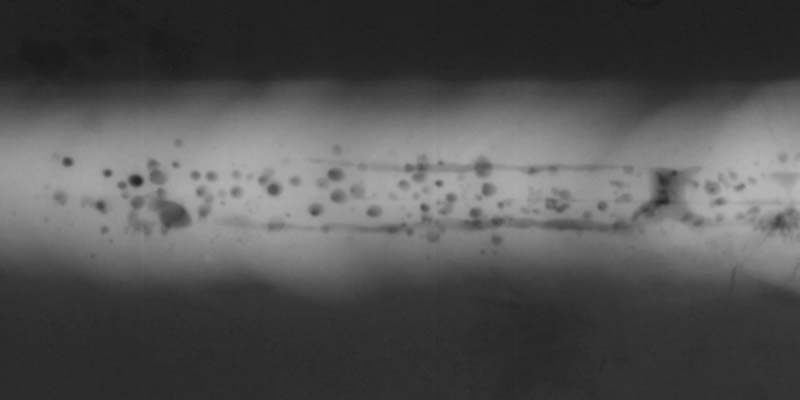
#> input picture si.jpg, 800 x 400 px
$ jupyter execute --allow-errors CannyOperator.ipynb
#> lines starting #> are read from the running program, lines starting #| are printed output that depends on the picture; after the words box and inside, x2 and y2 are one past the last pixel; in counts of white or black regions, pixels touching at a corner belong together
[cell 1]
from scipy import misc
import imageio
from scipy import ndimage
import numpy as np
import matplotlib.pyplot as plt

[cell 2]
img = imageio.imread("si.jpg")
#> img is the input picture: shape (400, 800); min 25, max 185, mean 82.4
img = img.astype('int32')
plt.imshow(img, cmap = plt.get_cmap('gray'))
plt.show()
# # Convert color image to grayscale to help extraction of edges and plot it
# img_gray = np.dot(img[...,:3], [0.299, 0.587, 0.114])
# plt.imshow(img_gray, cmap = plt.get_cmap('gray'))
# plt.show()

[cell 3]
# Blur the grayscale image so that only important edges are extracted and the noisy ones ignored
img_guassian_filter = ndimage.gaussian_filter(img, sigma=1) # sigma is taken as 1.4
plt.imshow(img_guassian_filter, cmap = plt.get_cmap('gray'))
plt.show()

[cell 4]
def SobelFilter(img, direction):
#> called with direction = 'x'
    if(direction == 'x'):
        Gx = np.array([[-1,0,+1], [-2,0,+2],  [-1,0,+1]])
        Res = ndimage.convolve(img, Gx)
        #Res = ndimage.convolve(img, Gx, mode='constant', cval=0.0)
    if(direction == 'y'):
        Gy = np.array([[-1,-2,-1], [0,0,0], [+1,+2,+1]])
        Res = ndimage.convolve(img, Gy)
        #Res = ndimage.convolve(img, Gy, mode='constant', cval=0.0)

    return Res
def Normalize(img):
    #img = np.multiply(img, 255 / np.max(img))
    img = img/np.max(img)
    return img

[cell 5]
gx = SobelFilter(img_guassian_filter, 'x')
gx = Normalize(gx)
plt.imshow(gx, cmap = plt.get_cmap('gray'))
plt.show()
gy = SobelFilter(img_guassian_filter, 'y')
#> call 2 of SobelFilter, with direction = 'y'
#> in SobelFilter (call 2), `Res = ndimage.convolve(img, Gy)`:
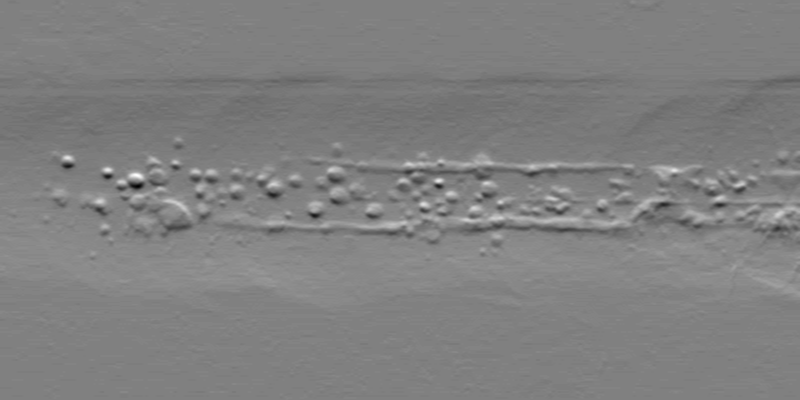
#> Res: shape (400, 800) int32; min -159, max 156, mean -0.3; drawn with min black and max white
gy = Normalize(gy)
plt.imshow(gy, cmap = plt.get_cmap('gray'))
plt.show()
type(gx)
gx.shape
#> Out = (400, 800)

[cell 6]
dx = ndimage.sobel(img_guassian_filter, axis=1) # horizontal derivative
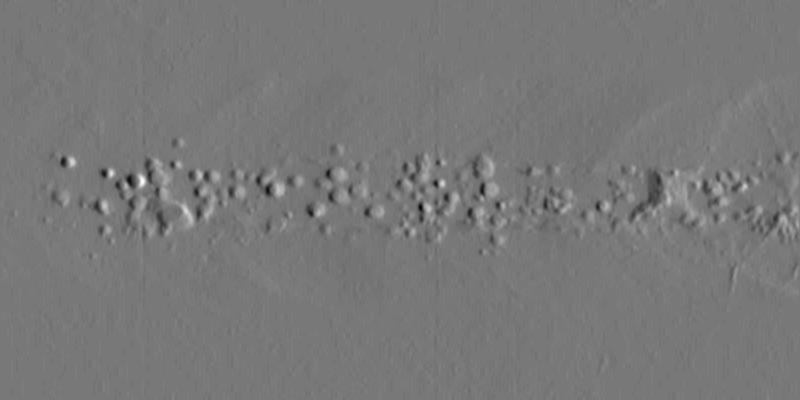
#> dx: shape (400, 800) int32; min -136, max 152, mean 0.2; drawn with min black and max white
plt.imshow(dx, cmap = plt.get_cmap('gray'))
plt.show()
dy = ndimage.sobel(img_guassian_filter, axis=0) # vertical derivative
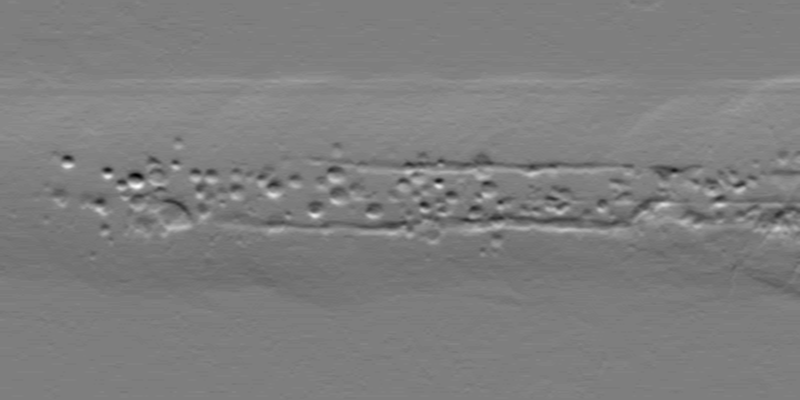
#> dy: shape (400, 800) int32; min -156, max 159, mean 0.3; drawn with min black and max white
plt.imshow(dy, cmap = plt.get_cmap('gray'))
plt.show()
type(dx)
dx.shape
dy.shape
#> Out = (400, 800)

[cell 7]
Mag = np.hypot(gx,gy)
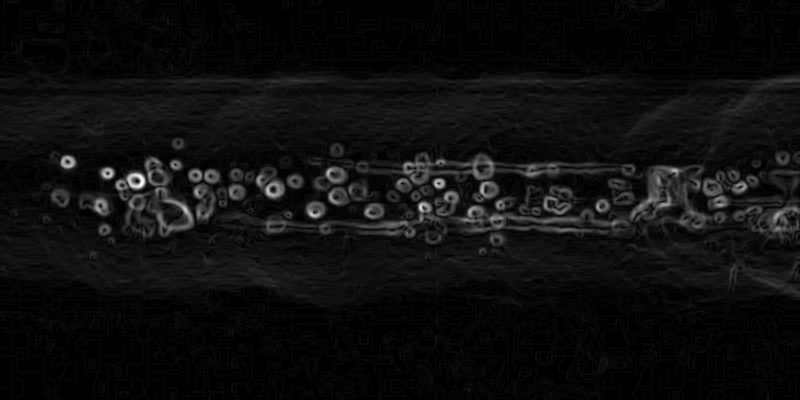
#> Mag: shape (400, 800) float64; min 0, max 1.15, mean 0.0649; drawn with min black and max white
Mag.shape
plt.imshow(Mag, cmap = plt.get_cmap('gray'))
plt.show()
mag = np.hypot(dx,dy)
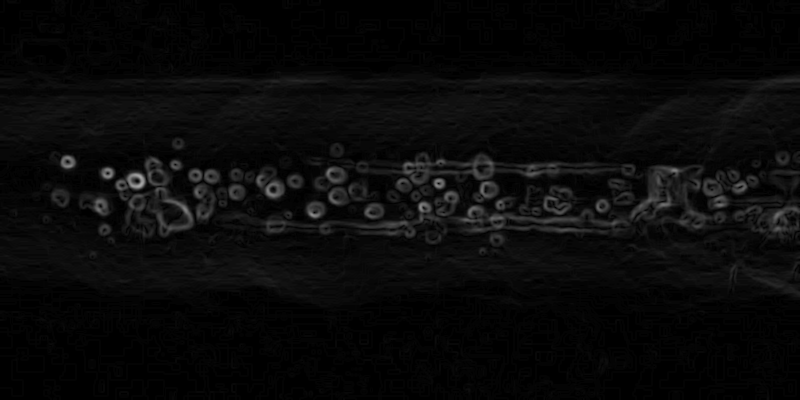
#> mag: shape (400, 800) float64; min 0, max 166.2, mean 9.7
mag.shape
plt.imshow(mag, cmap = plt.get_cmap('gray'))
plt.show()

[cell 8]
Gradient = np.degrees(np.arctan2(gy,gx))
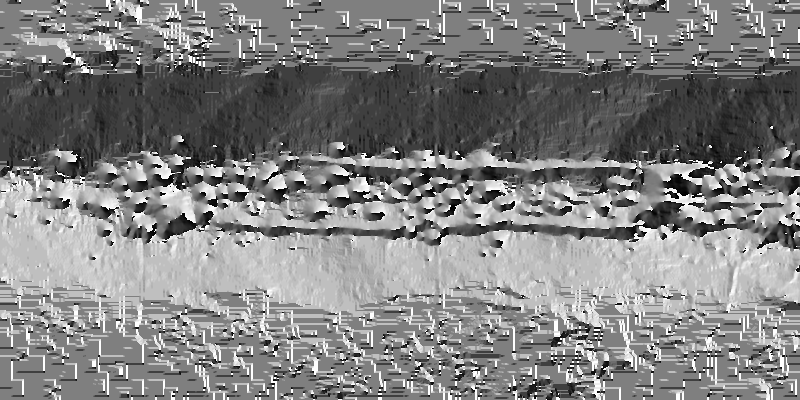
#> Gradient: shape (400, 800) float64; min -179.5, max 180, mean 2.7; drawn with min black and max white
gradient = np.degrees(np.arctan2(dy,dx))
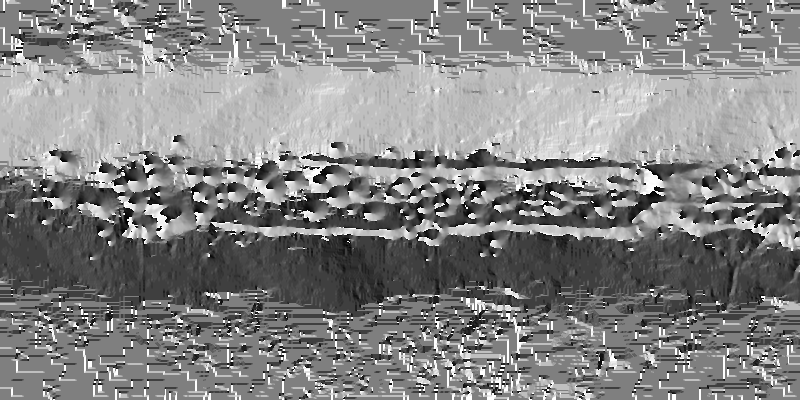
#> gradient: shape (400, 800) float64; min -179.5, max 180, mean 7.5; drawn with min black and max white

[cell 9]
def NonMaxSupWithInterpol(Gmag, Grad, Gx, Gy):
    NMS = np.zeros(Gmag.shape)

    for i in range(1, int(Gmag.shape[0]) - 1):
        for j in range(1, int(Gmag.shape[1]) - 1):
            if((Grad[i,j] >= 0 and Grad[i,j] <= 45) or (Grad[i,j] < -135 and Grad[i,j] >= -180)):
                yBot = np.array([Gmag[i,j+1], Gmag[i+1,j+1]])
                yTop = np.array([Gmag[i,j-1], Gmag[i-1,j-1]])
                x_est = np.absolute(Gy[i,j]/Gmag[i,j])
                if (Gmag[i,j] >= ((yBot[1]-yBot[0])*x_est+yBot[0]) and Gmag[i,j] >= ((yTop[1]-yTop[0])*x_est+yTop[0])):
                      NMS[i,j] = Gmag[i,j]
                else:
                    NMS[i,j] = 0
            if((Grad[i,j] > 45 and Grad[i,j] <= 90) or (Grad[i,j] < -90 and Grad[i,j] >= -135)):
                yBot = np.array([Gmag[i+1,j] ,Gmag[i+1,j+1]])
                yTop = np.array([Gmag[i-1,j] ,Gmag[i-1,j-1]])
                x_est = np.absolute(Gx[i,j]/Gmag[i,j])
                if (Gmag[i,j] >= ((yBot[1]-yBot[0])*x_est+yBot[0]) and Gmag[i,j] >= ((yTop[1]-yTop[0])*x_est+yTop[0])):
                    NMS[i,j] =Gmag[i,j]
                else:
                    NMS[i,j] = 0
            if((Grad[i,j] > 90 and Grad[i,j] <= 135) or (Grad[i,j] < -45 and Grad[i,j] >= -90)):
                yBot = np.array([Gmag[i+1,j] ,Gmag[i+1,j-1]])
                yTop = np.array([Gmag[i-1,j] ,Gmag[i-1,j+1]])
                x_est = np.absolute(Gx[i,j]/Gmag[i,j])
                if (Gmag[i,j] >= ((yBot[1]-yBot[0])*x_est+yBot[0]) and Gmag[i,j] >= ((yTop[1]-yTop[0])*x_est+yTop[0])):
                    NMS[i,j] =Gmag[i,j]
                else:
                    NMS[i,j] = 0
            if((Grad[i,j] > 135 and Grad[i,j] <= 180) or (Grad[i,j] < 0 and Grad[i,j] >= -45)):
                yBot = np.array([Gmag[i,j-1] ,Gmag[i+1,j-1]])
                yTop = np.array([Gmag[i,j+1] ,Gmag[i-1,j+1]])
                x_est = np.absolute(Gy[i,j]/Gmag[i,j])
                if (Gmag[i,j] >= ((yBot[1]-yBot[0])*x_est+yBot[0]) and Gmag[i,j] >= ((yTop[1]-yTop[0])*x_est+yTop[0])):
                    NMS[i,j] =Gmag[i,j]
                else:
                    NMS[i,j] = 0
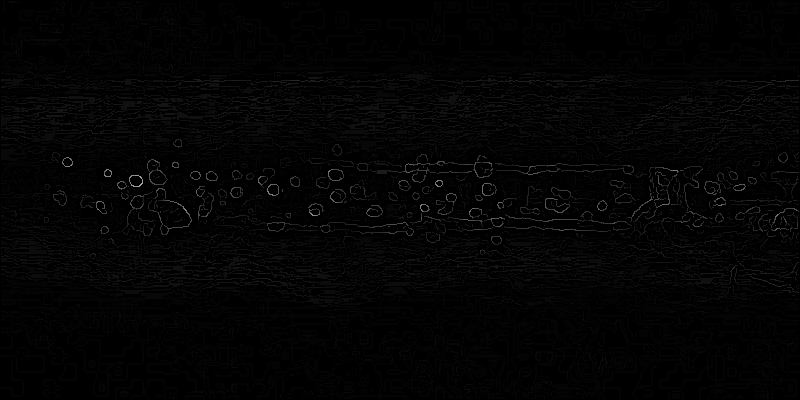
#> NMS: shape (400, 800) float64; min 0, max 166.2, mean 3.5

    return NMS

[cell 10]
# This is also non-maxima suppression but without interpolation i.e. the pixel closest to the gradient direction is used as the estimate
def NonMaxSupWithoutInterpol(Gmag, Grad):
    NMS = np.zeros(Gmag.shape)
    for i in range(1, int(Gmag.shape[0]) - 1):
        for j in range(1, int(Gmag.shape[1]) - 1):
            if((Grad[i,j] >= -22.5 and Grad[i,j] <= 22.5) or (Grad[i,j] <= -157.5 and Grad[i,j] >= 157.5)):
                if((Gmag[i,j] > Gmag[i,j+1]) and (Gmag[i,j] > Gmag[i,j-1])):
                    NMS[i,j] = Gmag[i,j]
                else:
                    NMS[i,j] = 0
            if((Grad[i,j] >= 22.5 and Grad[i,j] <= 67.5) or (Grad[i,j] <= -112.5 and Grad[i,j] >= -157.5)):
                if((Gmag[i,j] > Gmag[i+1,j+1]) and (Gmag[i,j] > Gmag[i-1,j-1])):
                    NMS[i,j] = Gmag[i,j]
                else:
                    NMS[i,j] = 0
            if((Grad[i,j] >= 67.5 and Grad[i,j] <= 112.5) or (Grad[i,j] <= -67.5 and Grad[i,j] >= -112.5)):
                if((Gmag[i,j] > Gmag[i+1,j]) and (Gmag[i,j] > Gmag[i-1,j])):
                    NMS[i,j] = Gmag[i,j]
                else:
                    NMS[i,j] = 0
            if((Grad[i,j] >= 112.5 and Grad[i,j] <= 157.5) or (Grad[i,j] <= -22.5 and Grad[i,j] >= -67.5)):
                if((Gmag[i,j] > Gmag[i+1,j-1]) and (Gmag[i,j] > Gmag[i-1,j+1])):
                    NMS[i,j] = Gmag[i,j]
                else:
                    NMS[i,j] = 0

    return NMS

[cell 11]
NMS = NonMaxSupWithInterpol(mag, gradient, dx, dy)
NMS = Normalize(NMS)
plt.imshow(NMS, cmap = plt.get_cmap('gray'))
plt.show()

[cell 12]
WINMS = NonMaxSupWithoutInterpol(Mag,Gradient)
WINMS = Normalize(WINMS)
plt.imshow(WINMS, cmap = plt.get_cmap('gray'))
plt.show()

[cell 13]
nms = NonMaxSupWithInterpol(mag, gradient, dx, dy)
nms = Normalize(nms)
plt.imshow(nms, cmap = plt.get_cmap('gray'))
plt.show()

[cell 14]
# Double threshold Hysterisis
# Note that I have used a very slow iterative approach for ease of understanding, a faster implementation using recursion can be done instead
# This recursive approach would recurse through every strong edge and find all connected weak edges
def DoThreshHyst(img):
    highThresholdRatio =0.32
    lowThresholdRatio = 0.30
    GSup = np.copy(img)
    h = int(GSup.shape[0])
#> h = 400
    w = int(GSup.shape[1])
#> w = 800
    highThreshold = np.max(GSup) * highThresholdRatio
#> highThreshold = 0.32
    lowThreshold = highThreshold * lowThresholdRatio
#> lowThreshold = 0.096
    x = 0.1
    oldx=0

    # The while loop is used so that the loop will keep executing till the number of strong edges do not change, i.e all weak edges connected to strong edges have been found
#     while(oldx != x):
#         oldx = x
    for i in range(1,h-1):
        for j in range(1,w-1):
            if(GSup[i,j] > highThreshold):
                GSup[i,j] = 1
            elif(GSup[i,j] < lowThreshold):
                GSup[i,j] = 0
            else:
                if((GSup[i-1,j-1] > highThreshold) or
                    (GSup[i-1,j] > highThreshold) or
                    (GSup[i-1,j+1] > highThreshold) or
                    (GSup[i,j-1] > highThreshold) or
                    (GSup[i,j+1] > highThreshold) or
                    (GSup[i+1,j-1] > highThreshold) or
                    (GSup[i+1,j] > highThreshold) or
                    (GSup[i+1,j+1] > highThreshold)):
                    GSup[i,j] = 1
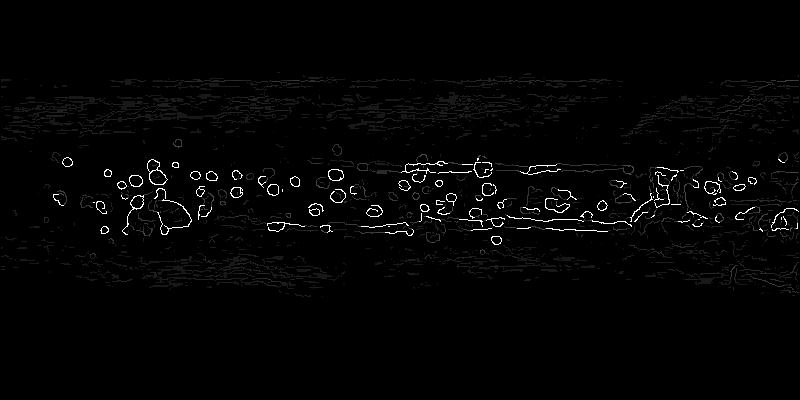
#> GSup: shape (400, 800) float64; min 0, max 1, mean 0.0162
#         x = np.sum(GSup == 1)

    GSup = (GSup == 1) * GSup # This is done to remove/clean all the weak edges which are not connected to strong edges
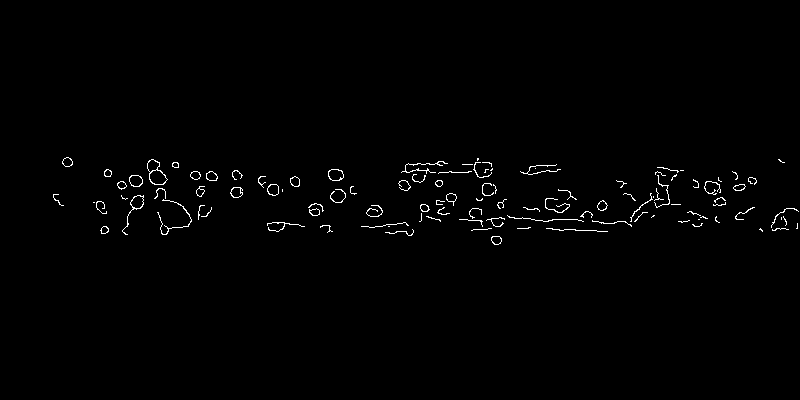
#> GSup: shape (400, 800) float64; values 0 (black) and 1 (white), 0.97% white in thin lines or dots, all inside (x1, y1, x2, y2) = (53, 157, 799, 245)

    return GSup
